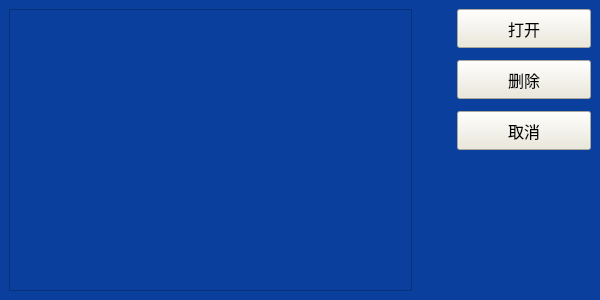
<?xml version="1.0" encoding="UTF-8"?>
<ui version="4.0">
 <class>chooseGroups</class>
 <widget class="QWidget" name="chooseGroups">
  <property name="geometry">
   <rect>
    <x>0</x>
    <y>0</y>
    <width>600</width>
    <height>300</height>
   </rect>
  </property>
  <property name="windowTitle">
   <string>Form</string>
  </property>
  <property name="styleSheet">
   <string notr="true">QWidget
{
background-color: rgb(11,63,158);
}

QToolButton
{
background-color: rgb(236, 233, 216);
}

QTableView
{
color: rgb(239, 239, 241);
}</string>
  </property>
  <layout class="QHBoxLayout" name="horizontalLayout_2">
   <property name="spacing">
    <number>9</number>
   </property>
   <property name="leftMargin">
    <number>9</number>
   </property>
   <property name="topMargin">
    <number>9</number>
   </property>
   <property name="rightMargin">
    <number>9</number>
   </property>
   <property name="bottomMargin">
    <number>9</number>
   </property>
   <item>
    <layout class="QHBoxLayout" name="horizontalLayout" stretch="9,1,3">
     <property name="spacing">
      <number>0</number>
     </property>
     <item>
      <widget class="QTableView" name="table">
       <property name="editTriggers">
        <set>QAbstractItemView::NoEditTriggers</set>
       </property>
       <attribute name="verticalHeaderVisible">
        <bool>false</bool>
       </attribute>
      </widget>
     </item>
     <item>
      <spacer name="horizontalSpacer">
       <property name="orientation">
        <enum>Qt::Horizontal</enum>
       </property>
       <property name="sizeHint" stdset="0">
        <size>
         <width>40</width>
         <height>20</height>
        </size>
       </property>
      </spacer>
     </item>
     <item>
      <layout class="QVBoxLayout" name="verticalLayout_2" stretch="0,0">
       <property name="spacing">
        <number>0</number>
       </property>
       <item>
        <layout class="QVBoxLayout" name="verticalLayout">
         <property name="spacing">
          <number>12</number>
         </property>
         <item>
          <widget class="QToolButton" name="toolButton">
           <property name="sizePolicy">
            <sizepolicy hsizetype="Expanding" vsizetype="Expanding">
             <horstretch>0</horstretch>
             <verstretch>0</verstretch>
            </sizepolicy>
           </property>
           <property name="maximumSize">
            <size>
             <width>16777215</width>
             <height>40</height>
            </size>
           </property>
           <property name="font">
            <font>
             <family>微软雅黑</family>
             <pointsize>12</pointsize>
            </font>
           </property>
           <property name="text">
            <string>打开</string>
           </property>
          </widget>
         </item>
         <item>
          <widget class="QToolButton" name="toolButton_2">
           <property name="sizePolicy">
            <sizepolicy hsizetype="Expanding" vsizetype="Expanding">
             <horstretch>0</horstretch>
             <verstretch>0</verstretch>
            </sizepolicy>
           </property>
           <property name="maximumSize">
            <size>
             <width>16777215</width>
             <height>40</height>
            </size>
           </property>
           <property name="font">
            <font>
             <family>微软雅黑</family>
             <pointsize>12</pointsize>
            </font>
           </property>
           <property name="text">
            <string>删除</string>
           </property>
          </widget>
         </item>
         <item>
          <widget class="QToolButton" name="toolButton_3">
           <property name="sizePolicy">
            <sizepolicy hsizetype="Expanding" vsizetype="Expanding">
             <horstretch>0</horstretch>
             <verstretch>0</verstretch>
            </sizepolicy>
           </property>
           <property name="maximumSize">
            <size>
             <width>16777215</width>
             <height>40</height>
            </size>
           </property>
           <property name="font">
            <font>
             <family>微软雅黑</family>
             <pointsize>12</pointsize>
            </font>
           </property>
           <property name="text">
            <string>取消</string>
           </property>
          </widget>
         </item>
        </layout>
       </item>
       <item>
        <spacer name="verticalSpacer">
         <property name="orientation">
          <enum>Qt::Vertical</enum>
         </property>
         <property name="sizeHint" stdset="0">
          <size>
           <width>20</width>
           <height>40</height>
          </size>
         </property>
        </spacer>
       </item>
      </layout>
     </item>
    </layout>
   </item>
  </layout>
 </widget>
 <resources/>
 <connections/>
</ui>
